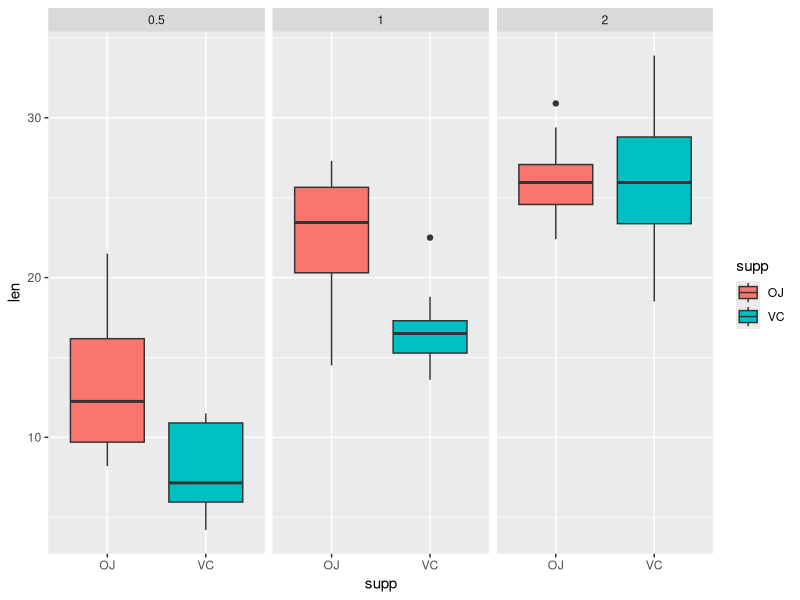
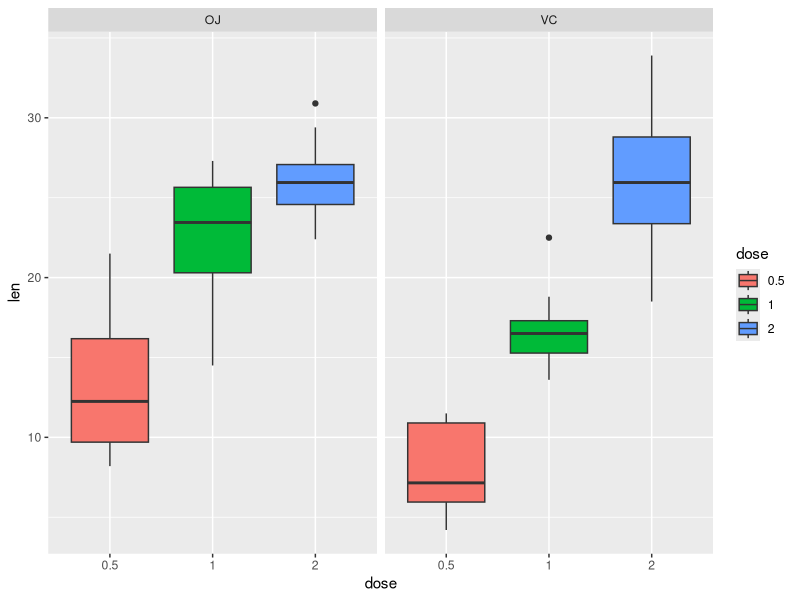

These figures' R source, in order:
## ---- chunk 1
knitr::opts_chunk$set(echo = TRUE)
## ---- chunk 2
head(ToothGrowth)

summary(ToothGrowth)
## ---- chunk 3
df<-ToothGrowth
df$dose<-as.factor(df$dose)

summary(df)
## ---- chunk 4
library(ggplot2)
ggplot(data = df,aes(x = supp ,y=len, group =supp))+geom_boxplot(aes(fill = supp))+facet_grid(. ~ dose)

ggplot(data = df,aes(x = dose ,y=len, group =dose))+geom_boxplot(aes(fill = dose))+facet_grid(. ~ supp)

## ---- chunk 5
library(dplyr)
tbl_df<-tbl_df(ToothGrowth)
tbl_df$dose<-as.factor(tbl_df$dose)
dfOJ<-filter(tbl_df, supp == 'OJ')$len
dfVC<-filter(tbl_df, supp == 'VC')$len
df_dose_05<-filter(tbl_df, dose == 0.5)$len
df_dose_1<-filter(tbl_df, dose == 1)$len
df_dose_2<-filter(tbl_df, dose == 2)$len
df_dose_2_OJ<-filter(tbl_df, dose == 2, supp == 'OJ')$len
df_dose_2_VC<-filter(tbl_df, dose == 2, supp == 'VC')$len
## ---- chunk 6
t.test(df_dose_1 - df_dose_05)$conf
t.test(df_dose_1 - df_dose_05)$p.value

t.test(df_dose_2 - df_dose_1)$conf
t.test(df_dose_2 - df_dose_1)$p.value
## ---- chunk 7
t.test(dfOJ - dfVC)$conf
t.test(dfOJ - dfVC)$p.value

t.test(df_dose_2_OJ - df_dose_2_VC)$conf
t.test(df_dose_2_OJ - df_dose_2_VC)$p.value
